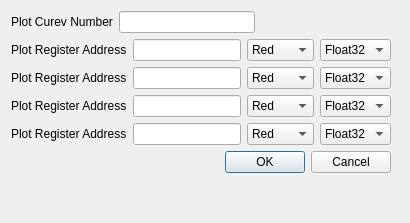
<?xml version="1.0" encoding="UTF-8"?>
<ui version="4.0">
 <class>PlotSettingDialog</class>
 <widget class="QDialog" name="PlotSettingDialog">
  <property name="geometry">
   <rect>
    <x>0</x>
    <y>0</y>
    <width>410</width>
    <height>223</height>
   </rect>
  </property>
  <property name="windowTitle">
   <string>Plot Setting</string>
  </property>
  <layout class="QFormLayout" name="formLayout">
   <item row="0" column="0">
    <layout class="QVBoxLayout" name="verticalLayout">
     <item>
      <layout class="QHBoxLayout" name="horizontalLayout_5">
       <item>
        <widget class="QLabel" name="label_5">
         <property name="text">
          <string>Plot Curev Number</string>
         </property>
        </widget>
       </item>
       <item>
        <widget class="QLineEdit" name="lineEdit_5"/>
       </item>
       <item>
        <spacer name="horizontalSpacer">
         <property name="orientation">
          <enum>Qt::Horizontal</enum>
         </property>
         <property name="sizeHint" stdset="0">
          <size>
           <width>40</width>
           <height>20</height>
          </size>
         </property>
        </spacer>
       </item>
      </layout>
     </item>
     <item>
      <layout class="QHBoxLayout" name="horizontalLayout">
       <item>
        <widget class="QLabel" name="label">
         <property name="text">
          <string>Plot Register Address</string>
         </property>
        </widget>
       </item>
       <item>
        <widget class="QLineEdit" name="lineEdit"/>
       </item>
       <item>
        <widget class="QComboBox" name="comboBox">
         <item>
          <property name="text">
           <string>Red</string>
          </property>
         </item>
         <item>
          <property name="text">
           <string>Yellow</string>
          </property>
         </item>
         <item>
          <property name="text">
           <string>Green</string>
          </property>
         </item>
         <item>
          <property name="text">
           <string>Blue</string>
          </property>
         </item>
        </widget>
       </item>
       <item>
        <widget class="QComboBox" name="comboBox_5">
         <item>
          <property name="text">
           <string>Float32</string>
          </property>
         </item>
         <item>
          <property name="text">
           <string>Float64</string>
          </property>
         </item>
         <item>
          <property name="text">
           <string>Integer</string>
          </property>
         </item>
        </widget>
       </item>
      </layout>
     </item>
     <item>
      <layout class="QHBoxLayout" name="horizontalLayout_2">
       <item>
        <widget class="QLabel" name="label_2">
         <property name="text">
          <string>Plot Register Address</string>
         </property>
        </widget>
       </item>
       <item>
        <widget class="QLineEdit" name="lineEdit_2"/>
       </item>
       <item>
        <widget class="QComboBox" name="comboBox_2">
         <item>
          <property name="text">
           <string>Red</string>
          </property>
         </item>
         <item>
          <property name="text">
           <string>Yellow</string>
          </property>
         </item>
         <item>
          <property name="text">
           <string>Green</string>
          </property>
         </item>
         <item>
          <property name="text">
           <string>Blue</string>
          </property>
         </item>
        </widget>
       </item>
       <item>
        <widget class="QComboBox" name="comboBox_6">
         <item>
          <property name="text">
           <string>Float32</string>
          </property>
         </item>
         <item>
          <property name="text">
           <string>Float64</string>
          </property>
         </item>
         <item>
          <property name="text">
           <string>Integer</string>
          </property>
         </item>
        </widget>
       </item>
      </layout>
     </item>
     <item>
      <layout class="QHBoxLayout" name="horizontalLayout_3">
       <item>
        <widget class="QLabel" name="label_3">
         <property name="text">
          <string>Plot Register Address</string>
         </property>
        </widget>
       </item>
       <item>
        <widget class="QLineEdit" name="lineEdit_3"/>
       </item>
       <item>
        <widget class="QComboBox" name="comboBox_3">
         <item>
          <property name="text">
           <string>Red</string>
          </property>
         </item>
         <item>
          <property name="text">
           <string>Yellow</string>
          </property>
         </item>
         <item>
          <property name="text">
           <string>Green</string>
          </property>
         </item>
         <item>
          <property name="text">
           <string>Blue</string>
          </property>
         </item>
        </widget>
       </item>
       <item>
        <widget class="QComboBox" name="comboBox_7">
         <item>
          <property name="text">
           <string>Float32</string>
          </property>
         </item>
         <item>
          <property name="text">
           <string>Float64</string>
          </property>
         </item>
         <item>
          <property name="text">
           <string>Integer</string>
          </property>
         </item>
        </widget>
       </item>
      </layout>
     </item>
     <item>
      <layout class="QHBoxLayout" name="horizontalLayout_4">
       <item>
        <widget class="QLabel" name="label_4">
         <property name="text">
          <string>Plot Register Address</string>
         </property>
        </widget>
       </item>
       <item>
        <widget class="QLineEdit" name="lineEdit_4"/>
       </item>
       <item>
        <widget class="QComboBox" name="comboBox_4">
         <item>
          <property name="text">
           <string>Red</string>
          </property>
         </item>
         <item>
          <property name="text">
           <string>Yellow</string>
          </property>
         </item>
         <item>
          <property name="text">
           <string>Green</string>
          </property>
         </item>
         <item>
          <property name="text">
           <string>Blue</string>
          </property>
         </item>
        </widget>
       </item>
       <item>
        <widget class="QComboBox" name="comboBox_8">
         <item>
          <property name="text">
           <string>Float32</string>
          </property>
         </item>
         <item>
          <property name="text">
           <string>Float64</string>
          </property>
         </item>
         <item>
          <property name="text">
           <string>Integer</string>
          </property>
         </item>
        </widget>
       </item>
      </layout>
     </item>
     <item>
      <widget class="QDialogButtonBox" name="buttonBox">
       <property name="orientation">
        <enum>Qt::Horizontal</enum>
       </property>
       <property name="standardButtons">
        <set>QDialogButtonBox::Cancel|QDialogButtonBox::Ok</set>
       </property>
      </widget>
     </item>
    </layout>
   </item>
  </layout>
 </widget>
 <resources/>
 <connections>
  <connection>
   <sender>buttonBox</sender>
   <signal>accepted()</signal>
   <receiver>PlotSettingDialog</receiver>
   <slot>accept()</slot>
   <hints>
    <hint type="sourcelabel">
     <x>248</x>
     <y>254</y>
    </hint>
    <hint type="destinationlabel">
     <x>157</x>
     <y>274</y>
    </hint>
   </hints>
  </connection>
  <connection>
   <sender>buttonBox</sender>
   <signal>rejected()</signal>
   <receiver>PlotSettingDialog</receiver>
   <slot>reject()</slot>
   <hints>
    <hint type="sourcelabel">
     <x>316</x>
     <y>260</y>
    </hint>
    <hint type="destinationlabel">
     <x>286</x>
     <y>274</y>
    </hint>
   </hints>
  </connection>
 </connections>
</ui>
